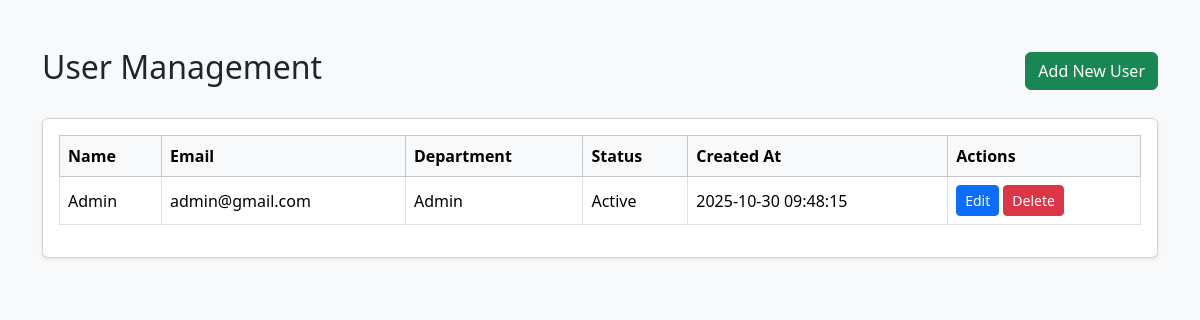
Page /tabs/admin/user.php on the committed database.
### tables this page shows
CREATE TABLE `users` (
  `id` bigint(20) UNSIGNED NOT NULL,
  `name` varchar(255) NOT NULL,
  `email` varchar(255) NOT NULL,
  `email_verified_at` timestamp NULL DEFAULT NULL,
  `password` varchar(255) NOT NULL,
  `department` varchar(255) NOT NULL,
  `status` ENUM('Active', 'Inactive') NOT NULL,
  `created_at` timestamp NULL DEFAULT NULL,
  `updated_at` timestamp NULL DEFAULT NULL
);

### tabs/admin/user.php (the view, shortened to what this page needs)
<?php
include '../../database/db_connect.php';
$sql = "SELECT * FROM users ORDER BY id DESC";
$result = $conn->query($sql);
?>
<!DOCTYPE html>
<html lang="en">
<head>
<link href="https://cdn.jsdelivr.net/npm/bootstrap@5.3.2/dist/css/bootstrap.min.css" rel="stylesheet">
<link rel="stylesheet" href="https://cdnjs.cloudflare.com/ajax/libs/font-awesome/6.5.0/css/all.min.css">
</head>
<body>
<div class="container mt-5">
    <div class="d-flex justify-content-between align-items-center mb-4">
        <h2>User Management</h2>
        <button class="btn btn-success" data-bs-toggle="modal" data-bs-target="#addUserModal">Add New User</button>
    </div>
    <div class="card shadow-sm">
        <div class="card-body table-responsive">
            <table class="table table-bordered table-hover align-middle">
                <thead class="table-light">
                    <tr>
                        <th>Name</th>
                        <th>Email</th>
                        <th>Department</th>
                        <th>Status</th>
                        <th>Created At</th>
                        <th>Actions</th>
                    </tr>
                </thead>
                <tbody>
                    <?php while($row = $result->fetch_assoc()): ?>
                    <tr>
                        <td><?= htmlspecialchars($row['name']) ?></td>
                        <td><?= htmlspecialchars($row['email']) ?></td>
                        <td><?= htmlspecialchars($row['department']) ?></td>
                        <td><?= $row['status'] ?></td>
                        <td><?= $row['created_at'] ?></td>
                        <td>
                            <button class="btn btn-primary btn-sm" data-bs-toggle="modal" data-bs-target="#editUserModal<?= $row['id'] ?>">Edit</button>
                            <a href="user_function.php?delete_id=<?= $row['id'] ?>" class="btn btn-danger btn-sm" onclick="return confirm('Are you sure you want to delete this user?')">Delete</a>
                        </td>
                    </tr>
                    <?php endwhile; ?>
                </tbody>
            </table>
        </div>
    </div>
</div>
</body>
</html>

### tabs/admin/user.php (style rules this page uses)
body { background-color: #f8f9fa; }
.table th, .table td { vertical-align: middle; }

### rows in the picture
users: name "Admin", email "admin@gmail.com", department "Admin", status "Active", created_at "2025-10-30 09:48:15"
